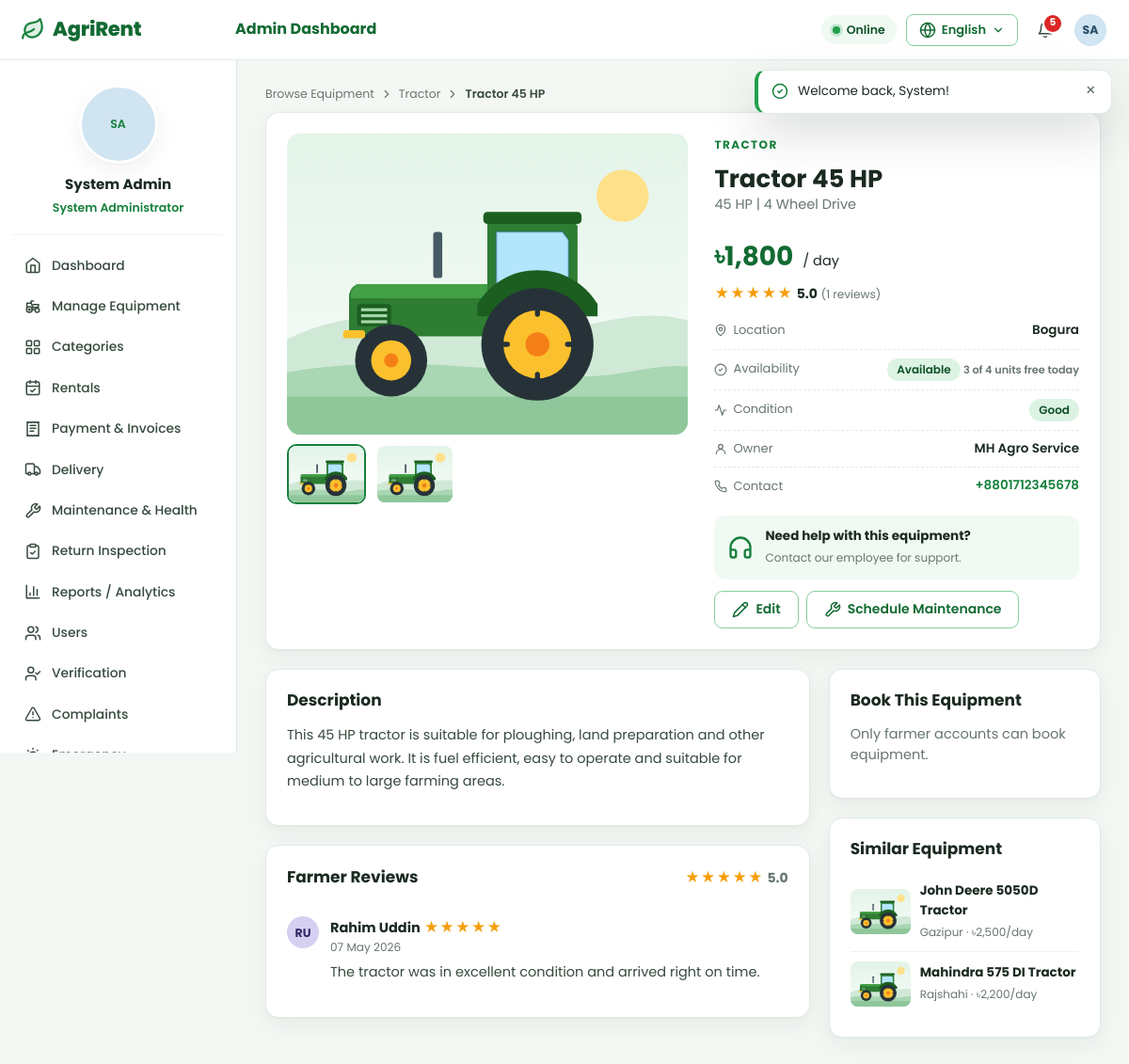
/index.php?r=equipment/show&id=1 (signed in), run on the app's committed database.
### tables this page shows
CREATE TABLE `users` (
  `id` INT UNSIGNED NOT NULL AUTO_INCREMENT,
  `name` VARCHAR(100) NOT NULL,
  `email` VARCHAR(160) NOT NULL,
  `phone` VARCHAR(30) NOT NULL DEFAULT '',
  `address` VARCHAR(255) NOT NULL DEFAULT '',
  `password` VARCHAR(255) NOT NULL,
  `role` ENUM('farmer','employee','admin') NOT NULL,
   
  `status` ENUM('inactive','active','suspended','deleted') NOT NULL DEFAULT 'inactive',
  `email_verified_at` DATETIME DEFAULT NULL,
   
  `verification_status` ENUM('pending','approved','rejected') NOT NULL DEFAULT 'pending',
  `verification_note` VARCHAR(255) DEFAULT NULL,
  `verification_document` VARCHAR(255) DEFAULT NULL,
  `verified_by` INT UNSIGNED DEFAULT NULL,
  `verified_at` DATETIME DEFAULT NULL,
  `employee_code` VARCHAR(30) DEFAULT NULL,
  `profile_photo` VARCHAR(255) DEFAULT NULL,
  `language` ENUM('en','bn') NOT NULL DEFAULT 'en',
  `two_factor_enabled` TINYINT(1) NOT NULL DEFAULT 0,
  `google_id` VARCHAR(64) DEFAULT NULL,
  `failed_attempts` INT UNSIGNED NOT NULL DEFAULT 0,
  `locked_until` DATETIME DEFAULT NULL,
  `last_login_at` DATETIME DEFAULT NULL,
  `last_login_ip` VARCHAR(45) DEFAULT NULL,
  `last_login_agent` VARCHAR(255) DEFAULT NULL,
  `remember_selector` CHAR(24) DEFAULT NULL,
  `remember_hash` CHAR(64) DEFAULT NULL,
  `remember_expires` DATETIME DEFAULT NULL,
  `deleted_at` DATETIME DEFAULT NULL,
  `created_at` DATETIME NOT NULL DEFAULT CURRENT_TIMESTAMP,
  `updated_at` DATETIME NOT NULL DEFAULT CURRENT_TIMESTAMP ON UPDATE CURRENT_TIMESTAMP,
  PRIMARY KEY (`id`),
  UNIQUE KEY `uq_users_email` (`email`),
  UNIQUE KEY `uq_users_google` (`google_id`),
  UNIQUE KEY `uq_users_remember` (`remember_selector`),
  KEY `idx_users_role_status` (`role`,`status`,`verification_status`)
);

CREATE TABLE `reviews` (
  `id` INT UNSIGNED NOT NULL AUTO_INCREMENT,
  `booking_id` INT UNSIGNED NOT NULL,
  `farmer_id` INT UNSIGNED NOT NULL,
  `equipment_id` INT UNSIGNED NOT NULL,
  `rating` TINYINT UNSIGNED NOT NULL,
  `review` TEXT NOT NULL,
  `created_at` DATETIME NOT NULL DEFAULT CURRENT_TIMESTAMP,
  PRIMARY KEY (`id`),
  UNIQUE KEY `uq_reviews_booking` (`booking_id`),
  KEY `idx_reviews_equipment` (`equipment_id`),
  CONSTRAINT `fk_reviews_booking` FOREIGN KEY (`booking_id`) REFERENCES `bookings` (`id`) ON DELETE CASCADE,
  CONSTRAINT `fk_reviews_farmer` FOREIGN KEY (`farmer_id`) REFERENCES `users` (`id`) ON DELETE CASCADE,
  CONSTRAINT `fk_reviews_equipment` FOREIGN KEY (`equipment_id`) REFERENCES `equipment` (`id`) ON DELETE CASCADE,
  CONSTRAINT `chk_reviews_rating` CHECK (`rating` BETWEEN 1 AND 5)
);

CREATE TABLE `equipment` (
  `id` INT UNSIGNED NOT NULL AUTO_INCREMENT,
  `category_id` INT UNSIGNED NOT NULL,
  `name` VARCHAR(150) NOT NULL,
  `specs` VARCHAR(150) DEFAULT NULL,
  `description` TEXT NOT NULL,
  `price_per_day` DECIMAL(10,2) DEFAULT NULL,
  `quantity` INT UNSIGNED NOT NULL DEFAULT 1,
  `location` VARCHAR(150) NOT NULL,
  `latitude` DECIMAL(9,6) DEFAULT NULL,
  `longitude` DECIMAL(9,6) DEFAULT NULL,
  `image` VARCHAR(255) DEFAULT NULL,
  `owner_name` VARCHAR(120) DEFAULT NULL,
  `owner_phone` VARCHAR(30) DEFAULT NULL,
  `status` ENUM('available','unavailable','maintenance','inactive') NOT NULL DEFAULT 'available',
   
  `health_status` ENUM('good','needs_maintenance','under_maintenance','unknown') NOT NULL DEFAULT 'good',
  `health_flag` VARCHAR(255) DEFAULT NULL,
  `usage_hours` DECIMAL(10,1) NOT NULL DEFAULT 0,
  `hours_since_service` DECIMAL(10,1) NOT NULL DEFAULT 0,
  `usage_threshold_hours` INT UNSIGNED NOT NULL DEFAULT 250,
  `service_interval_days` INT UNSIGNED NOT NULL DEFAULT 120,
  `last_service_date` DATE DEFAULT NULL,
  `added_by` INT UNSIGNED NOT NULL,
  `created_at` DATETIME NOT NULL DEFAULT CURRENT_TIMESTAMP,
  `updated_at` DATETIME NOT NULL DEFAULT CURRENT_TIMESTAMP ON UPDATE CURRENT_TIMESTAMP,
  PRIMARY KEY (`id`),
  KEY `idx_equipment_category` (`category_id`),
  KEY `idx_equipment_status` (`status`,`health_status`),
  KEY `idx_equipment_location` (`location`),
  CONSTRAINT `fk_equipment_category` FOREIGN KEY (`category_id`) REFERENCES `categories` (`id`) ON UPDATE CASCADE,
  CONSTRAINT `fk_equipment_user` FOREIGN KEY (`added_by`) REFERENCES `users` (`id`) ON UPDATE CASCADE
);

CREATE TABLE `categories` (
  `id` INT UNSIGNED NOT NULL AUTO_INCREMENT,
  `name` VARCHAR(80) NOT NULL,
  `description` VARCHAR(255) DEFAULT NULL,
  `icon` VARCHAR(40) NOT NULL DEFAULT 'tractor',
  `status` ENUM('active','inactive') NOT NULL DEFAULT 'active',
  `created_at` DATETIME NOT NULL DEFAULT CURRENT_TIMESTAMP,
  PRIMARY KEY (`id`),
  UNIQUE KEY `uq_categories_name` (`name`)
);

### app/views/equipment/show.php (the view, shortened to what the rows shown need)
<?php
$isFarmer = $user['role'] === 'farmer';
?>
<section class="card detail-top">
    <div class="detail-info">
        <div class="detail-title">
            <div>
                <h1><?= e($item['name']) ?></h1>
            </div>
        </div>
        <div class="detail-price">
            <?php if ($price): ?>
                <strong><?= money($price['price']) ?></strong><span>/ <?= e(t('day')) ?></span>
            <?php else: ?><span class="text-danger"><?= e(t('Base price is missing for this equipment. Price cannot be calculated.')) ?></span><?php endif; ?>
        </div>
        <div class="rating-line"><?= stars((float)$item['rating']) ?> <small class="muted">(<?= (int)$item['review_count'] ?> <?= e(t('reviews')) ?>)</small></div>
    </div>
</section>
<div class="grid-2-1">
    <div>
        <section class="card">
            <h2 class="card-title"><?= e(t('Description')) ?></h2>
        </section>
        <section class="card">
            <div class="card-head"><h2><?= e(t('Farmer Reviews')) ?></h2><span class="muted"><?= stars((float)$item['rating']) ?></span></div>
            <?php foreach ($reviews as $r): ?>
                <article class="review">
                    <?= avatar(['name' => $r['name'], 'profile_photo' => $r['profile_photo']], 'sm') ?>
                    <div><strong><?= e($r['name']) ?></strong> <?= stars((float)$r['rating'], false) ?><small class="muted block"><?= e(fmt_date($r['created_at'])) ?></small><p><?= e($r['review']) ?></p></div>
                </article>
            <?php endforeach; ?>
        </section>
    </div>
    <aside>
        <section class="card book-card" id="book">
            <h2 class="card-title"><?= e(t('Book This Equipment')) ?></h2>
        </section>
        <?php if ($similar): ?>
            <section class="card">
                <h2 class="card-title"><?= e(t('Similar Equipment')) ?></h2>
                <?php foreach ($similar as $s): ?>
                    <a class="mini-eq" href="<?= e(url('equipment/show', ['id' => $s['id']])) ?>">
                        <img src="<?= e(equipment_image($s)) ?>" alt="" onerror="this.onerror=null;this.src='assets/img/equipment/<?= e($s['category_icon']) ?>.svg'">
                        <div><strong><?= e($s['name']) ?></strong><small><?= e($s['location']) ?> · <?= money($s['price_per_day']) ?>/<?= e(t('day')) ?></small></div>
                    </a>
                <?php endforeach; ?>
            </section>
        <?php endif; ?>
    </aside>
</div>

### app/helpers.php (shortened to what the rows shown need)
<?php
function config(string $key, $default = null)
{
    $value = $GLOBALS['__config'];
    foreach (explode('.', $key) as $part) {
        $value = $value[$part];
    }
    return $value;
}
function setting(string $key, $default = '')
{
    return Settings::get($key, $default);
}
function url(string $route = '', array $params = []): string
{
    $query = $route !== '' ? 'r=' . $route : '';
    if ($params) {
        $query .= ($query !== '' ? '&' : '') . http_build_query($params);
    }
    return 'index.php' . ($query !== '' ? '?' . $query : '');
}
function e($value): string
{
    return htmlspecialchars((string)$value, ENT_QUOTES | ENT_SUBSTITUTE, 'UTF-8');
}
function t(string $key, array $params = []): string
{
    return Lang::translate($key, $params);
}
function money($amount, bool $decimals = false): string
{
    $amount = (float)$amount;
    $digits = ($decimals || floor($amount) != $amount) ? 2 : 0;
    return '৳' . number_format($amount, $digits);
}
function fmt_date(?string $date, string $format = 'd M Y'): string
{
    $ts = strtotime($date);
    return $ts ? date($format, $ts) : '—';
}
function icon(string $name, string $class = ''): string
{
    return Icon::svg($name, $class);
}
function equipment_image(?array $row): string
{
    $image = (string)($row['image'] ?? '');
    if ($image !== '' && (preg_match('#^https?://#', $image) || is_file(BASE_PATH . '/' . $image))) {
        return $image;
    }
    $icon = $row['category_icon'] ?? $row['icon'] ?? 'tractor';
    return 'assets/img/equipment/' . (preg_match('/^[a-z]+$/', (string)$icon) ? $icon : 'tractor') . '.svg';
}
function initials(?string $name): string
{
    $parts = preg_split('/\s+/', trim((string)$name)) ?: [];
    $letters = '';
    foreach (array_slice($parts, 0, 2) as $part) {
        $letters .= mb_strtoupper(mb_substr($part, 0, 1));
    }
    return $letters ?: 'U';
}
function avatar(?array $user, string $size = ''): string
{
    $class = 'avatar' . ($size ? ' avatar-' . $size : '');
    $hue = crc32((string)($user['name'] ?? 'user')) % 360;
    return '<span class="' . $class . ' avatar-initials" style="--hue:' . $hue . '">' . e(initials($user['name'] ?? '')) . '</span>';
}
function stars(float $rating, bool $showNumber = true): string
{
    $html = '<span class="stars" title="' . e(number_format($rating, 1)) . '">';
    for ($i = 1; $i <= 5; $i++) {
        $html .= '<span class="' . ($rating >= $i - 0.25 ? 'on' : ($rating >= $i - 0.75 ? 'half' : '')) . '">★</span>';
    }
    return $html . '</span>' . ($showNumber ? ' <b class="rating-number">' . number_format($rating, 1) . '</b>' : '');
}

### app/views/layouts/app.php (shortened to what the rows shown need)
<?php
$me = Auth::user();
$current = Router::current();
?>
<!doctype html>
<html lang="<?= Lang::get() ?>" data-lang="<?= Lang::get() ?>">
<head><?php include __DIR__ . '/_head.php'; ?></head>
<body class="app role-<?= e($me['role']) ?>" data-route="<?= e($current) ?>">
<header class="topbar">
    <a class="brand" href="<?= e(url('dashboard/index')) ?>"><?= icon('leaf') ?><span><?= e(setting('platform_name', 'AgriRent')) ?></span></a>
    <div class="topbar-title"><?= $me['role'] !== 'farmer' ? e(t(ucfirst($me['role']) . ' Dashboard')) : '' ?></div>
    <div class="topbar-actions">
        <div class="net-status" id="netStatus" title="<?= e(t('Connection & offline sync status')) ?>">
        </div>
        <?php include __DIR__ . '/_lang.php'; ?>
        <div class="dropdown notif-dropdown">
        </div>
        <div class="dropdown">
            <button class="user-chip" type="button" data-dropdown aria-label="<?= e(t('Account menu')) ?>"><?= avatar($me, 'sm') ?></button>
        </div>
    </div>
</header>
<aside class="sidebar" aria-label="<?= e(t('Sidebar')) ?>">
    <div class="sidebar-profile">
        <?= avatar($me, 'xl') ?>
        <strong><?= e($me['name']) ?></strong>
        <span><?= e($me['role'] === 'admin' ? t('System Administrator') : role_label($me['role'])) ?></span>
    </div>
</aside>
<main id="main" class="main">
    <?= $content ?>
</main>
</body>
</html>

### data on the page
users: role "Admin Dashboard", name "SA SA", name "System Admin", role "System Administrator", role "৳1,800"
reviews: farmer.name "Rahim Uddin", created_at "07 May 2026", review "The tractor was in excellent condition and arrived right on time."
equipment: image+category (picture), name "John Deere 5050D Tractor", location "Gazipur", price_per_day "৳2,500"
equipment: image+category (picture), name "Mahindra 575 DI Tractor", location "Rajshahi", price_per_day "৳2,200"

### other printed values
setting('platform_name', 'AgriRent') "AgriRent"
$unread "5"
t($label) "Dashboard"
t($label) "Manage Equipment"
t($label) "Categories"
t($label) "Rentals"
t($label) "Payment & Invoices"
t($label) "Delivery"
t($label) "Maintenance & Health"
t($label) "Return Inspection"
t($label) "Reports / Analytics"
t($label) "Users"
t($label) "Verification"
t($label) "Complaints"
t('Browse Equipment') "Browse Equipment"
